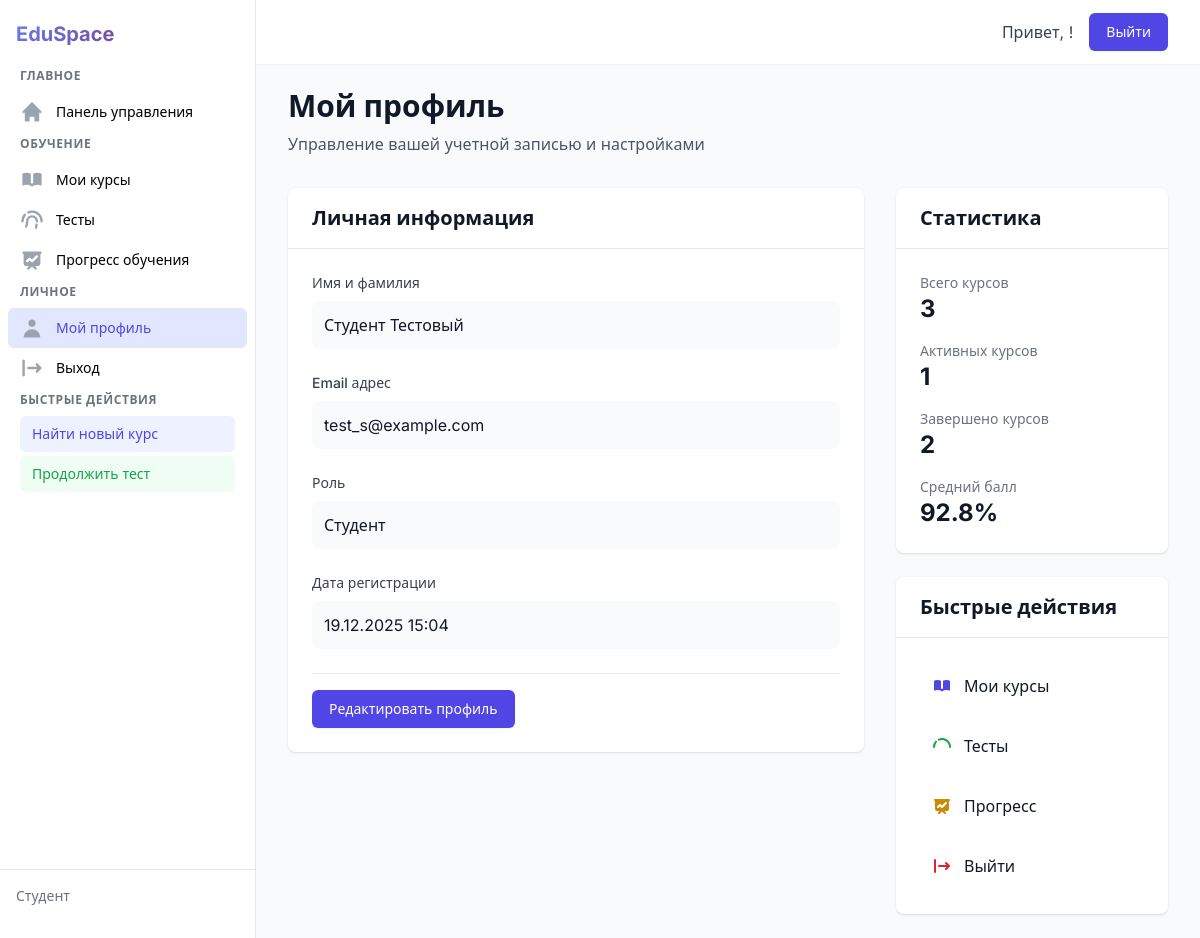
Page /student/profile (signed in) on the committed database.
### tables this page shows
CREATE TABLE users (
            id TEXT PRIMARY KEY,
            last_name TEXT NOT NULL,
            first_name TEXT NOT NULL,
            email TEXT UNIQUE NOT NULL,
            password_hash TEXT NOT NULL,
            role TEXT NOT NULL,
            created_at TIMESTAMP DEFAULT CURRENT_TIMESTAMP
        );

### app.py (the view)
@app.route('/student/profile')
@login_required
@role_required('student')
def student_profile():
    user_id = session.get('user_id')
    from database.models import User
    user_model = User(auth_service.db)
    user = user_model.get_by_id(user_id)
    if not user:
        flash('Пользователь не найден', 'danger')
        return redirect(url_for('student_dashboard'))
    user_stats = auth_service.get_user_statistics(user_id)
    test_analytics = test_service.get_test_analytics(user_id)
    return render_template('student/profile.html',
                           user=user,
                           user_stats=user_stats,
                           test_analytics=test_analytics)

### app.py (called while the page is built)
def login_required(f):
    @wraps(f)
    def decorated_function(*args, **kwargs):
        if 'user_id' not in session:
            flash('Требуется авторизация', 'warning')
            return redirect(url_for('login'))
        return f(*args, **kwargs)
    return decorated_function

def role_required(required_role):
    def decorator(f):
        @wraps(f)
        def decorated_function(*args, **kwargs):
            if 'user_id' not in session:
                flash('Требуется авторизация', 'warning')
                return redirect(url_for('login'))
            if session.get('user_role') != required_role:
                flash('Доступ запрещен', 'danger')
                return redirect(url_for('index'))
            return f(*args, **kwargs)
        return decorated_function
    return decorator

### database/models.py (called while the page is built)
    def get_connection(self):
        return sqlite3.connect(self.db_path)

    def execute_query(self, query: str, params: tuple = (), fetch_one: bool = False):
        conn = self.get_connection()
        conn.row_factory = sqlite3.Row  # Для получения результатов в виде словаря
        cursor = conn.cursor()
        try:
            cursor.execute(query, params)
            conn.commit()
            if fetch_one:
                result = cursor.fetchone()
                return dict(result) if result else None
            else:
                results = cursor.fetchall()
                return [dict(row) for row in results]
        except Exception as e:
            conn.rollback()
            raise e
        finally:
            conn.close()

    @classmethod
    def from_dict(cls, data: dict, db: DatabaseConnection = None):
        instance = cls(db) if db else cls(None)
        for key, value in data.items():
            if hasattr(instance, key):
                if key in ['created_at', 'enrolled_at', 'started_at', 'finished_at',
                           'start_date', 'end_date'] and value:
                    try:
                        value = datetime.fromisoformat(value)
                    except:
                        pass
                setattr(instance, key, value)
        return instance

    def get_by_id(self, user_id: str) -> Optional['User']:
        query = "SELECT * FROM users WHERE id = ?"
        result = self.db.execute_query(query, (user_id,), fetch_one=True)
        if result:
            return self.from_dict(result, self.db)
        return None

### templates/student/profile.html (shortened to what this page needs)
{% extends "student/base.html" %}
{% block content %}
<div class="fade-in">
    <div class="mb-8">
        <h1 class="text-3xl font-bold text-gray-900">Мой профиль</h1>
        <p class="mt-2 text-gray-600">Управление вашей учетной записью и настройками</p>
    </div>
    <div class="grid grid-cols-1 lg:grid-cols-3 gap-8">
        <div class="lg:col-span-2">
            <div class="bg-white rounded-lg shadow">
                <div class="px-6 py-4 border-b border-gray-200">
                    <h2 class="text-xl font-bold text-gray-900">Личная информация</h2>
                </div>
                <div class="p-6">
                    <div class="space-y-6">
                        <div>
                            <label class="block text-sm font-medium text-gray-700 mb-2">Имя и фамилия</label>
                            <div class="bg-gray-50 rounded-lg p-3">
                                <p class="text-gray-900">{{ user.first_name }} {{ user.last_name }}</p>
                            </div>
                        </div>
                        <div>
                            <label class="block text-sm font-medium text-gray-700 mb-2">Email адрес</label>
                            <div class="bg-gray-50 rounded-lg p-3">
                                <p class="text-gray-900">{{ user.email }}</p>
                            </div>
                        </div>
                        <div>
                            <label class="block text-sm font-medium text-gray-700 mb-2">Роль</label>
                            <div class="bg-gray-50 rounded-lg p-3">
                                <p class="text-gray-900">
                                    {% if user.role == 'student' %}Студент{% elif user.role == 'teacher' %}Преподаватель{% else %}Администратор{% endif %}
                                </p>
                            </div>
                        </div>
                        <div>
                            <label class="block text-sm font-medium text-gray-700 mb-2">Дата регистрации</label>
                            <div class="bg-gray-50 rounded-lg p-3">
                                <p class="text-gray-900">{{ user.created_at.strftime('%d.%m.%Y %H:%M') if user.created_at else 'Неизвестно' }}</p>
                            </div>
                        </div>
                        <div class="pt-4 border-t border-gray-200">
                            <button onclick="showEditModal()" class="inline-flex items-center px-4 py-2 border border-transparent text-sm font-medium rounded-md shadow-sm text-white bg-indigo-600 hover:bg-indigo-700 focus:outline-none focus:ring-2 focus:ring-offset-2 focus:ring-indigo-500">
                                Редактировать профиль
                            </button>
                        </div>
                    </div>
                </div>
            </div>
        </div>
        <div>
            <div class="bg-white rounded-lg shadow mb-6">
                <div class="px-6 py-4 border-b border-gray-200">
                    <h2 class="text-xl font-bold text-gray-900">Статистика</h2>
                </div>
                <div class="p-6">
                    <div class="space-y-4">
                        <div>
                            <p class="text-sm text-gray-500">Всего курсов</p>
                            <p class="text-2xl font-bold text-gray-900">{{ user_stats.courses.total }}</p>
                        </div>
                        <div>
                            <p class="text-sm text-gray-500">Активных курсов</p>
                            <p class="text-2xl font-bold text-gray-900">{{ user_stats.courses.active }}</p>
                        </div>
                        <div>
                            <p class="text-sm text-gray-500">Завершено курсов</p>
                            <p class="text-2xl font-bold text-gray-900">{{ user_stats.courses.completed }}</p>
                        </div>
                        <div>
                            <p class="text-sm text-gray-500">Средний балл</p>
                            <p class="text-2xl font-bold text-gray-900">{{ user_stats.average_score|round(1) }}%</p>
                        </div>
                    </div>
                </div>
            </div>
            <div class="bg-white rounded-lg shadow">
                <div class="px-6 py-4 border-b border-gray-200">
                    <h2 class="text-xl font-bold text-gray-900">Быстрые действия</h2>
                </div>
                <div class="p-6">
                    <div class="space-y-3">
                        <a href="{{ url_for('student_courses') }}" class="flex items-center p-3 rounded-lg hover:bg-gray-50 transition-colors">
                            <span class="font-medium text-gray-900">Мои курсы</span>
                        </a>
                        <a href="{{ url_for('student_tests') }}" class="flex items-center p-3 rounded-lg hover:bg-gray-50 transition-colors">
                            <span class="font-medium text-gray-900">Тесты</span>
                        </a>
                        <a href="{{ url_for('student_progress') }}" class="flex items-center p-3 rounded-lg hover:bg-gray-50 transition-colors">
                            <span class="font-medium text-gray-900">Прогресс</span>
                        </a>
                        <a href="{{ url_for('logout') }}" class="flex items-center p-3 rounded-lg hover:bg-gray-50 transition-colors">
                            <svg class="h-5 w-5 text-red-600 mr-3" fill="currentColor" viewBox="0 0 20 20">
                                <path fill-rule="evenodd" d="M3 3a1 1 0 00-1 1v12a1 1 0 102 0V4a1 1 0 00-1-1zm10.293 9.293a1 1 0 001.414 1.414l3-3a1 1 0 000-1.414l-3-3a1 1 0 10-1.414 1.414L14.586 9H7a1 1 0 100 2h7.586l-1.293 1.293z" clip-rule="evenodd" />
                            </svg>
                            <span class="font-medium text-gray-900">Выйти</span>
                        </a>
                    </div>
                </div>
            </div>
        </div>
    </div>
</div>
{% endblock %}

### templates/student/base.html (style rules this page uses)
* { box-sizing: border-box; }
body { font-family: 'Inter', system-ui, -apple-system, sans-serif; }
.fade-in { animation: fadeIn 0.5s ease-out forwards; }

### rows in the picture
users: first_name "Студент", last_name "Тестовый", email "test_s@example.com"

### other values in the picture
{{ user_stats.courses.total }} "3"
{{ user_stats.courses.active }} "1"
{{ user_stats.courses.completed }} "2"
{{ user_stats.average_score|round(1) }} "92.8"
